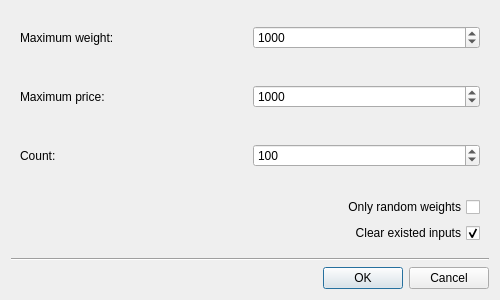
<?xml version="1.0" encoding="UTF-8"?>
<ui version="4.0">
 <class>dgRandom</class>
 <widget class="QDialog" name="dgRandom">
  <property name="geometry">
   <rect>
    <x>0</x>
    <y>0</y>
    <width>500</width>
    <height>300</height>
   </rect>
  </property>
  <property name="minimumSize">
   <size>
    <width>500</width>
    <height>300</height>
   </size>
  </property>
  <property name="maximumSize">
   <size>
    <width>500</width>
    <height>300</height>
   </size>
  </property>
  <property name="windowTitle">
   <string>Random</string>
  </property>
  <layout class="QVBoxLayout" name="verticalLayout">
   <item>
    <widget class="QWidget" name="wg_maxWeight" native="true">
     <property name="enabled">
      <bool>true</bool>
     </property>
     <layout class="QHBoxLayout" name="horizontalLayout">
      <item>
       <widget class="QLabel" name="lb_maximumWeight">
        <property name="enabled">
         <bool>true</bool>
        </property>
        <property name="text">
         <string>Maximum weight:</string>
        </property>
       </widget>
      </item>
      <item>
       <widget class="QSpinBox" name="spb_maximumWeight">
        <property name="enabled">
         <bool>true</bool>
        </property>
        <property name="maximum">
         <number>1000000</number>
        </property>
        <property name="value">
         <number>1000</number>
        </property>
       </widget>
      </item>
     </layout>
    </widget>
   </item>
   <item>
    <widget class="QWidget" name="wg_maxPrice" native="true">
     <property name="enabled">
      <bool>true</bool>
     </property>
     <layout class="QHBoxLayout" name="horizontalLayout_4">
      <item>
       <widget class="QLabel" name="lb_maximumPrice">
        <property name="enabled">
         <bool>true</bool>
        </property>
        <property name="text">
         <string>Maximum price:</string>
        </property>
       </widget>
      </item>
      <item>
       <widget class="QSpinBox" name="spb_maximumPrice">
        <property name="enabled">
         <bool>true</bool>
        </property>
        <property name="maximum">
         <number>1000000</number>
        </property>
        <property name="value">
         <number>1000</number>
        </property>
       </widget>
      </item>
     </layout>
    </widget>
   </item>
   <item>
    <widget class="QWidget" name="wg_count" native="true">
     <property name="enabled">
      <bool>true</bool>
     </property>
     <layout class="QHBoxLayout" name="horizontalLayout_2">
      <item>
       <widget class="QLabel" name="lb_count">
        <property name="enabled">
         <bool>true</bool>
        </property>
        <property name="text">
         <string>Count:</string>
        </property>
       </widget>
      </item>
      <item>
       <widget class="QSpinBox" name="spb_count">
        <property name="enabled">
         <bool>true</bool>
        </property>
        <property name="maximum">
         <number>10000</number>
        </property>
        <property name="value">
         <number>100</number>
        </property>
       </widget>
      </item>
     </layout>
    </widget>
   </item>
   <item>
    <widget class="QWidget" name="wg_createOption" native="true">
     <property name="enabled">
      <bool>true</bool>
     </property>
     <layout class="QVBoxLayout" name="verticalLayout_2">
      <item>
       <widget class="QCheckBox" name="cb_weightOnly">
        <property name="layoutDirection">
         <enum>Qt::RightToLeft</enum>
        </property>
        <property name="text">
         <string>Only random weights</string>
        </property>
       </widget>
      </item>
      <item>
       <widget class="QCheckBox" name="cb_clearExisted">
        <property name="layoutDirection">
         <enum>Qt::RightToLeft</enum>
        </property>
        <property name="text">
         <string>Clear existed inputs</string>
        </property>
        <property name="checked">
         <bool>true</bool>
        </property>
       </widget>
      </item>
     </layout>
    </widget>
   </item>
   <item>
    <widget class="Line" name="line">
     <property name="orientation">
      <enum>Qt::Horizontal</enum>
     </property>
    </widget>
   </item>
   <item>
    <widget class="QDialogButtonBox" name="buttonBox">
     <property name="orientation">
      <enum>Qt::Horizontal</enum>
     </property>
     <property name="standardButtons">
      <set>QDialogButtonBox::Cancel|QDialogButtonBox::Ok</set>
     </property>
    </widget>
   </item>
  </layout>
 </widget>
 <resources/>
 <connections>
  <connection>
   <sender>buttonBox</sender>
   <signal>accepted()</signal>
   <receiver>dgRandom</receiver>
   <slot>accept()</slot>
   <hints>
    <hint type="sourcelabel">
     <x>248</x>
     <y>254</y>
    </hint>
    <hint type="destinationlabel">
     <x>157</x>
     <y>274</y>
    </hint>
   </hints>
  </connection>
  <connection>
   <sender>buttonBox</sender>
   <signal>rejected()</signal>
   <receiver>dgRandom</receiver>
   <slot>reject()</slot>
   <hints>
    <hint type="sourcelabel">
     <x>316</x>
     <y>260</y>
    </hint>
    <hint type="destinationlabel">
     <x>286</x>
     <y>274</y>
    </hint>
   </hints>
  </connection>
 </connections>
</ui>
